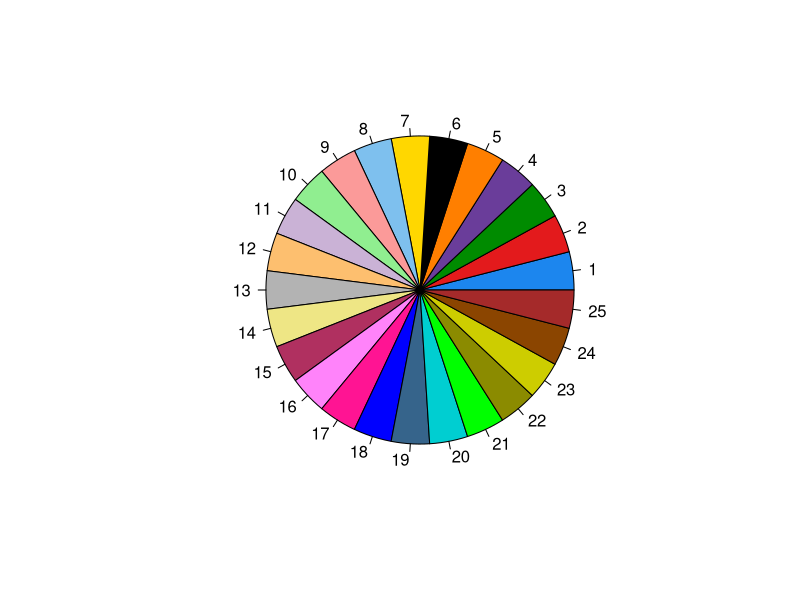

This figure's R source:
########################
# R script is in support of the published MiMB book chapter (2024) and data analysis methods published in manuscript (https://doi.org/10.1038/s42003-022-04343-3) 
########################

########################
# Script is written by Yanthe E. Pearson
########################

########################
# R script for MiMB BookChapter - Methods section 3.2: Two-way ANOVA
########################

########################
# R script for figure 4: Two-way ANOVA test for detection of plate effects
# R script for figure 5: Summary of row effect detection for RNA channel (Syto14) features.   
########################

########################
# Description
# Step 1: Import panel A well level median aggregates measured from six plates
# Step 2: Set up a data frame for saving the two-way ANOVA output: test statistic (F) and corresponding p-values.
# Step 3: Run the analysis one plate and one feature at a time
# Step 4: Add annotations to the two-way ANOVA analysis results file
# Step 5: Add additional metadata for distinguishing intensity features from non intensity features
# Step 6: Observe which p-value or a range of p-values distinguishes plates and features with and without detectable technical variation among the control wells.
# Step 7: Add metadata for distinguishing features measured in different fluorescent channels
########################

 # clear variables
 rm(list=ls())

 ########################
 # libraries
 ########################

 library(ggplot2)
 library(RColorBrewer)
 library(readr)
 library(car)

  ########################
  # (1) Import the annotated well median data file from panel A channels (Hoechst, syto14, mito, WGA)
  ########################

  well_med_dat <- read_csv("data_step3.1.1_counts_and_medians_panelA.csv")
  names(well_med_dat)[1:20]

  # Identify empty wells 
  empty = which(grepl("empty", well_med_dat$Treatment)) 
  well_med_dat[empty,13:dim(well_med_dat)[2]] = NA

  #######################
  # (2) Set up a data frame for saving the ANOVA test statistic (F statistic) and corresponding p values.
  # Column names are 'feature', 'plate', 'F_r', 'P_r', 'F_c', 'P_c', the subscripts 'r' and 'c' stand for row and column.
  #######################
    
    feature <- c("feature","feature","feature")
    plate <- c("plate1","plate1","plate1")
    
    F_r <- c(0.11, 0.11, 0.11)
    P_r <- c(0.11, 0.11, 0.11)
    F_c <- c(0.11, 0.11, 0.11)
    P_c <- c(0.11, 0.11, 0.11)
    
    ANOVA.results <- data.frame(feature, plate, F_r, P_r, F_c, P_c, stringsAsFactors=FALSE)
    ANOVA.results

    #######################
    # (3) Run the ANOVA analysis one plate and one feature at a time
    # The ANOVA model is analyzing only the DMSO control wells
    #######################
    
    # Numerical data (without metadata columns)
    well_med_dat.num = well_med_dat[,13:dim(well_med_dat)[2]]
    names(well_med_dat.num)
    
    # Plates are names based on plate # and replicate #, 1A1 is plate 1 replicate 1: "1A1" "1A2" "1A3" "2A1" "2A2" "2A3", 
    plate.unique = sort(unique(well_med_dat$PlateNumber))
    
    # initialize ss, ss is used for saving model outputs into "Anova.results" dataframe.
    ss = 0
    
    #######################
    # Parse through each column (feature j) and each plate (i)
    #######################
    
    for (j in seq(1,length(well_med_dat.num))) { 
  
            ff = names(well_med_dat.num)[j]
          
    for (i in seq(1,length(plate.unique))) {   
    
    pp = plate.unique[i]
            
    plate.ind = which(well_med_dat$PlateNumber == plate.unique[i])
    plate.current = well_med_dat.num[plate.ind,j]
    plate.current.labels = well_med_dat[plate.ind,]
    plate.current.ord <- plate.current.labels[order(plate.current.labels$WellId),]
    
    # The data (feature only -- dependent variable)
    plate.use <- plate.current.ord[,12+j]
       
    # The data (feature only -- dependent variable ~ factors (row and column position))
    plate.use1 <- plate.current.ord[,c(4,7,11,12,12+j,12+j)]
    names(plate.use1)[6] = "feature_x"
    
    # Model the controls only
    plate.c = plate.current.ord[which('control' == plate.current.ord$Treatment),c(4,7,11,12,12+j,12+j)]
    names(plate.c)[6] = "feature_x"
    
    ###########################################################
    # (2) Set up "control" data for Two way anova Row + Col --- 
    # A two-way ANOVA assesses whether the factors (categories) 
    # have a significant effect on the outcome (measurement/feature). 
    # Its implementation can be conceptualized as a regression analysis where each row and column 
    # level is treated as a dummy variable. 
    ###########################################################
    
     plate.c$Row = as.factor(plate.c$Row)
     plate.c$Column = as.factor(plate.c$Column)
  
    ###########################################################
    # Implementation of the two factor anova
    ###########################################################
   
    M <- lm(feature_x ~ Row + Column, data=plate.c)
    # summary(M)

    MA = Anova(M)
    row_F = MA$`F value`[1]
    col_F = MA$`F value`[2]
    
    row_p = MA$`Pr(>F)`[1]
    col_p = MA$`Pr(>F)`[2]
    
    ss = ss + 1
    
    ANOVA.results[ss,1:6] <- data.frame(ff, pp, row_F, row_p, col_F, col_p, stringsAsFactors=FALSE)
    
    print(names(plate.use))

          }
          }
    
    
    #######################
    # After all plates and features have been analysed based on their control well values we add metadata to this *ANOVA.results* data frame.
    # (4) Add annotations to the ANOVA results file *ANOVA.results*
    # The columns *Channel* and *Channel_color* 
    #######################
    
    df.new = ANOVA.results
    
    
    #######################
    # (5) Add more metadata (column: feature_type) for distinguishing intensity features from non intensity features
    #######################
    
    # Intensity features
    df.new$feature_type = "non-int"
    ind.int = which(grepl("Inten", df.new$feature))
    df.new$feature_type[ind.int] = "int"

    # Log transform the p-values
    df.new$P_r_log = log(df.new$P_r)
    df.new$P_c_log = log(df.new$P_c)
   
    # add columns for Negative (Log (p) )
    df.new$P_r_log_neg = -(df.new$P_r_log)
    df.new$P_c_log_neg = -(df.new$P_c_log)
    
    # add column for plate labels
    df.new$plate_rep = df.new$plate
    in1 = which(df.new$plate == "1A1")
    df.new$plate_rep[in1] = "p1.r1" 
    in2 = which(df.new$plate == "1A2")
    df.new$plate_rep[in2] = "p1.r2" 
    in3 = which(df.new$plate == "1A3")
    df.new$plate_rep[in3] = "p1.r3" 
    
    in4 = which(df.new$plate == "2A1")
    df.new$plate_rep[in4] = "p2.r1" 
    in5 = which(df.new$plate == "2A2")
    df.new$plate_rep[in5] = "p2.r2" 
    in6 = which(df.new$plate == "2A3")
    df.new$plate_rep[in6] = "p2.r3" 
    
    
    #######################
    # (6) COLOR CODE THE CURVES BY CHANNEL
    #######################
    
       # df.save = df.new
      
       
      for (i in seq(1,length(df.new$feature))) {

        feat = df.new$feature[i]

        print(feat)

        if (grepl("cell_count",feat)) {
          print("cell_count")
          df.new$Channel[i] = "cell_count"
          df.new$Channel_color[i] = "purple"
        }

        if (grepl("NUC_A",feat)) {
          print("NUC_A")
          df.new$Channel[i] = "NUC_A"
          df.new$Channel_color[i] = "blue"

        }

        if (grepl("RNA",feat)) {
          print("RNA")
          df.new$Channel[i] = "RNA"
          df.new$Channel_color[i] = "yellow"

        }

        if (grepl("PMG",feat)) {
          print("PMG")
          df.new$Channel[i] = "PMG"
          df.new$Channel_color[i] = "yellow"

        }

        if (grepl("MITO",feat)) {
          print("MITO")
          df.new$Channel[i] = "MITO"
          df.new$Channel_color[i] = "red"


        }

        if (grepl("Tex",feat)) {
          print("Tex")
          df.new$Channel[i] = "NUC_A"
          df.new$Channel_color[i] = "lightblue"

        }

      }



        ##############################
        # Add columns for fluorescent channel annotations
        ##############################
        
        ind1 = which(df.new$Channel == "cell_count")
        ind2 = which(df.new$Channel == "NUC_A")
        ind6 = which(df.new$Channel == "NUC_Tex")
        ind3 = which(df.new$Channel == "RNA")
        ind4 = which(df.new$Channel == "PMG")
        ind5 = which(df.new$Channel == "MITO")
        
        df.new$Channel_new = df.new$Channel

        df.new$Channel_new[ind1] = "Cell_count_panelA"
        df.new$Channel_new[ind2] = "Hoechst_panelA"
        df.new$Channel_new[ind6] = "Hoechst_panelA"
        df.new$Channel_new[ind3] = "SYTO14"
        df.new$Channel_new[ind4] = "WGA-AlexaFluor555"
        df.new$Channel_new[ind5] = "MitoTrackerDR"
        
        
        ########################
        # Add new column
        ########################
        
        df.new$cell_struc = df.new$Channel
        
        ########################
        # editing labels 
        ########################
        
        df.new$cell_struc[ind1] = "Cell count"
        df.new$cell_struc[ind2] = "DNA (Hoechst)"
        df.new$cell_struc[ind6] = "DNA (Hoechst)"
        df.new$cell_struc[ind3] = "RNA"
        df.new$cell_struc[ind4] = "Golgi and membranes"
        df.new$cell_struc[ind5] = "Mitochondria"
        

        ########################
        # Prepare ggplot plot parameters
        ########################
       
        Y.text <- element_text(color = "black", size =10, family = "Helvetica")
        X.text <- element_text(color = "black", size = 10, family = "Helvetica")
        a.text = element_text(color = "black", size = 10, family = "Helvetica")
        t.text = element_text(color = "black", size = 10, family = "Helvetica")
        strip.text.a = element_text(color = "black", size = 12, family = "Helvetica")
          
          ################################
          # Column effects: Plot of all negative p-values (P_c) after testing for possible row effects (row dependencies or patterns)
          ################################
          
          # Remove cell counts
          ind = which(df.new$feature == "cell_count")
          df.new1 = df.new[-ind,]
          
          
          ################################
          # Row effects: Plot of all negative p-values (P_r) after testing for possible row effects (row dependencies or patterns)
          ################################
          
          pdf(file = "figure_step3.2_row.pdf",   # The directory you want to save the file in
              width = 11, # The width of the plot in inches
              height = 3) # The height of the plot in inches
          
          ggplot(df.new1) + 
          aes(x = plate_rep, y = P_r_log_neg, group = feature, colour = cell_struc) +
          geom_line(linetype = 1, size = .6, show.legend = FALSE) + 
          ylim(min(df.new$P_r_log_neg),max(df.new$P_r_log_neg)) +
          theme_bw() +
          # adding horizontal lines to the graphs here 
          geom_hline(yintercept=-log(0.00001), linetype = "dashed", color = "black", size = 0.3) +
          geom_hline(yintercept=-log(0.001), linetype = "dotdash", color = "black", size = 0.3) +
          # graph labels are specified here
          labs(x = "Plate # replicate #", y = "- Log(P-value)", title = "Two-way ANOVA test for row effects") + 
          theme(strip.background = element_rect(fill="white"), strip.text = strip.text.a, axis.text.x = X.text, 
                  text = t.text, axis.text.y = Y.text, axis.title = a.text, title = t.text) +
          facet_wrap(~cell_struc, nrow=1)
          
          dev.off()
          
          ################################
          # Column effects: Plot of all negative p-values (P_c) after testing for possible row effects (row dependencies or patterns)
          ################################
          
          
          pdf(file = "figure_step3.2_col.pdf",   # The directory you want to save the file in
              width = 11, # The width of the plot in inches
              height = 3) # The height of the plot in inches
          
          ggplot(df.new1) + 
            
          aes(x = plate_rep, y = P_c_log_neg, group = feature, colour = cell_struc) +
          geom_line(linetype = 1, size = .6, show.legend = FALSE) + 
            
          ylim(min(df.new$P_c_log_neg),max(df.new$P_r_log_neg)) +
            
          theme_bw() +
            
          geom_hline(yintercept=-log(0.00001), linetype = "dashed", color = "black", size = 0.3) +
          geom_hline(yintercept=-log(0.001), linetype = "dotdash", color = "black", size = 0.3) +
            
          labs(x = "Plate # replicate #", y = "- Log(P-value)", title = "Two-way ANOVA test for column effects") + 
            
          theme(strip.background = element_rect(fill="white"), strip.text = strip.text.a, axis.text.x = X.text, 
                  axis.text.y = Y.text, axis.title = a.text, title = t.text, text = t.text) +
            
          facet_wrap(~cell_struc, nrow = 1)
          
          dev.off()
          
          ################################
          # Check RNA - Row effect
          ################################
          
          
           # Create new dataframe for RNA features only - 16 unique features
          df.new2 = df.new1[grep("RNA", df.new1$feature),]
          # 16 unique features
          length(unique(df.new2$feature))
          
          
          ################################
          # Create color wheel of 16 colors
          ################################
          colors25 <- c(
            "dodgerblue2", "#E31A1C", # red
            "green4",
            "#6A3D9A", # purple
            "#FF7F00", # orange
            "black", "gold1",
            "skyblue2", "#FB9A99", # lt pink
            "palegreen2",
            "#CAB2D6", # lt purple
            "#FDBF6F", # lt orange
            "gray70", "khaki2",
            "maroon", "orchid1", "deeppink1", "blue1", "steelblue4",
            "darkturquoise", "green1", "yellow4", "yellow3",
            "darkorange4", "brown"
          )
          pie(rep(1, 25), col = colors25)
          
          
          ################################
          # The plot of RNA feature performance 
          ################################
          
           pdf(file = "figure_step3.2_RNA_all.pdf",   # The directory you want to save the file in
               width = 7, # The width of the plot in inches
               height = 5) # The height of the plot in inches
          
          
            ggplot(df.new2, aes(x = plate_rep, y = P_r_log_neg, group = feature)) + 
            geom_line(linetype = 1, size = .8, show.legend = TRUE, aes(color = feature)) + 
            
            # color of curves
            scale_color_manual(values = colors25, name = "Features") +
            theme_bw() +
            
            geom_hline(yintercept=-log(0.00001), linetype = "dashed", color = "black", size = 0.3) +
            geom_hline(yintercept=-log(0.001), linetype = "dotdash", color = "black", size = 0.3) +
            
            labs(x = "Plate # replicate #", y = "- Log(P-value)", title = "RNA channel features") + 
            theme(strip.background = element_rect(fill="white"), strip.text = strip.text.a, axis.text.x = X.text, 
                  axis.text.y = Y.text, axis.title = a.text, title = t.text, text = t.text) 
          
           dev.off()
          
          ################################
          # The plot of RNA feature performance - color features based on intensity or non- intensity related features
          ################################
          
          
          # Step 1: Call the pdf command to start the plot
          pdf(file = "figure_step3.2_RNA_intensity.pdf",   # The directory you want to save the file in
              width = 5.5, # The width of the plot in inches
              height = 5) # The height of the plot in inches

          ggplot(df.new2, aes(x = plate_rep, y = P_r_log_neg, group = feature)) + 
          geom_line(linetype = 1, size = .8, aes(color = feature_type)) + 
              
          # color of curves
          # scale_color_manual(values = c(colors25[18],colors25[8]), name = "Feature type") +
          
          scale_color_manual(values = c(colors25[4],colors25[16]), name = "Feature type") +
        
          theme_bw() +
          geom_hline(yintercept=-log(0.00001), linetype = "dashed", color = "black", size = 0.3) +
          geom_hline(yintercept=-log(0.001), linetype = "dotdash", color = "black", size = 0.3) +
              
          theme(legend.position="top") +
          labs(x = "Plate # replicate #", y = "- Log(P-value)", title = NULL) + 
          theme(strip.background = element_rect(fill="white"), strip.text = strip.text.a, axis.text.x = X.text, 
                    axis.text.y = Y.text, axis.title = a.text, title = t.text, text = t.text,
                legend.text = element_text(colour="black", size=11, family = "Helvetica"))
                                            
              
          dev.off()
          
          